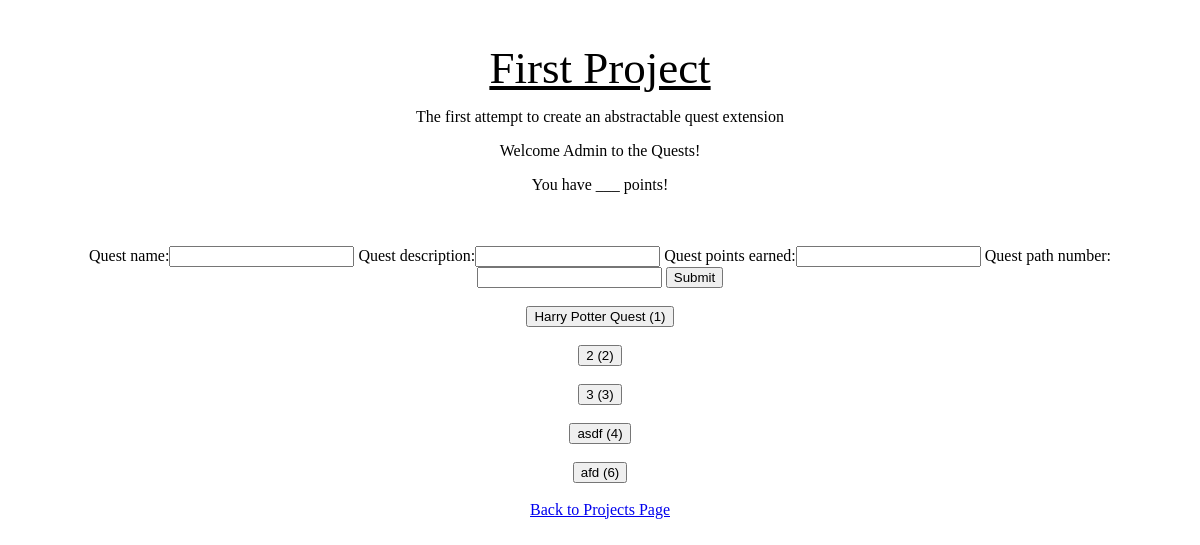
The app's page /quest/admin_home/1 with its own data.
### quest_extension/models.py (models this page shows)
class Project(models.Model):
    project_name = models.CharField(max_length=1000)
    project_description = models.CharField(max_length=1000)
    project_random_phrase = models.CharField(max_length = 255)

class Quest(models.Model):
    project = models.ForeignKey(Project, on_delete=models.CASCADE)
    quest_name = models.CharField(max_length=250)
    quest_description = models.CharField(max_length=1000, blank=True, null=True)
    quest_points_earned = models.IntegerField()
    deleted = models.BooleanField(default=False)
    time_modified = models.DateTimeField(auto_now=True)
    quest_path_number = models.IntegerField()

### quest_extension/views.py (the view, shortened to what this page needs)
# urls.py: path('admin_home/<project_id>', views.admin_home),
def admin_home(request, project_id):
    current_project = Project.objects.get(id = project_id)
    quests = Quest.objects.filter(project = current_project).order_by('quest_path_number')
    quest_form = QuestForm()
    context = {'quests':quests, 'quest_form': quest_form, 'current_project': current_project}
    return render(request, 'quest_extension/admin_home.html', context)

### quest_extension/forms.py
class QuestForm(forms.ModelForm):
    class Meta:
        model = models.Quest
        fields = ['quest_name', 'quest_description', 'quest_points_earned', 'quest_path_number']

### quest_extension/templates/quest_extension/admin_home.html (shortened to what this page needs)
{% load static %}
<!DOCTYPE html>
<html lang="en">
    <head>
    <link rel="stylesheet" type="text/css" href="{% static 'quest_extension/admin_project_page.css' %}">
    </head>
    <body>
    <h1>{{ current_project.project_name}}</h1>
    <p> {{ current_project.project_description }}</p>
	<p>Welcome Admin to the Quests!</p>
    <p>You have ___ points!</p>
    <br>
    <br>
    <form method='POST'>
    {{ quest_form }}
    <button type='submit' name= 'new_quest'>Submit</button>
    </form>
    {% for quest in quests %}
    <br>
    <form method='GET' action='/quest/admin_quest_page/{{quest.id}}'>
        <button type='submit'>{{quest.quest_name}} ({{quest.quest_path_number }})</button>
    </form>
    {% endfor %}
    <br>
    <a href= '/quest/admin_project_page'>Back to Projects Page</a>
    </body>
</html>

### quest_extension/static/quest_extension/admin_project_page.css (style rules this page uses)
* { text-align: center; }
h1 { padding-top: 3%; text-decoration: underline; color: black; font-family: 'Trocchi', serif; font-size: 45px; font-weight: normal; line-height: 48px; margin: 0; }

### records on screen
Project: project_name "First Project", project_description "The first attempt to create an abstractable quest extension"
Quest: quest_name "Harry Potter Quest", quest_path_number "1"
Quest: quest_name "2", quest_path_number "2"
Quest: quest_name "3", quest_path_number "3"
Quest: quest_name "asdf", quest_path_number "4"
Quest: quest_name "afd", quest_path_number "6"
